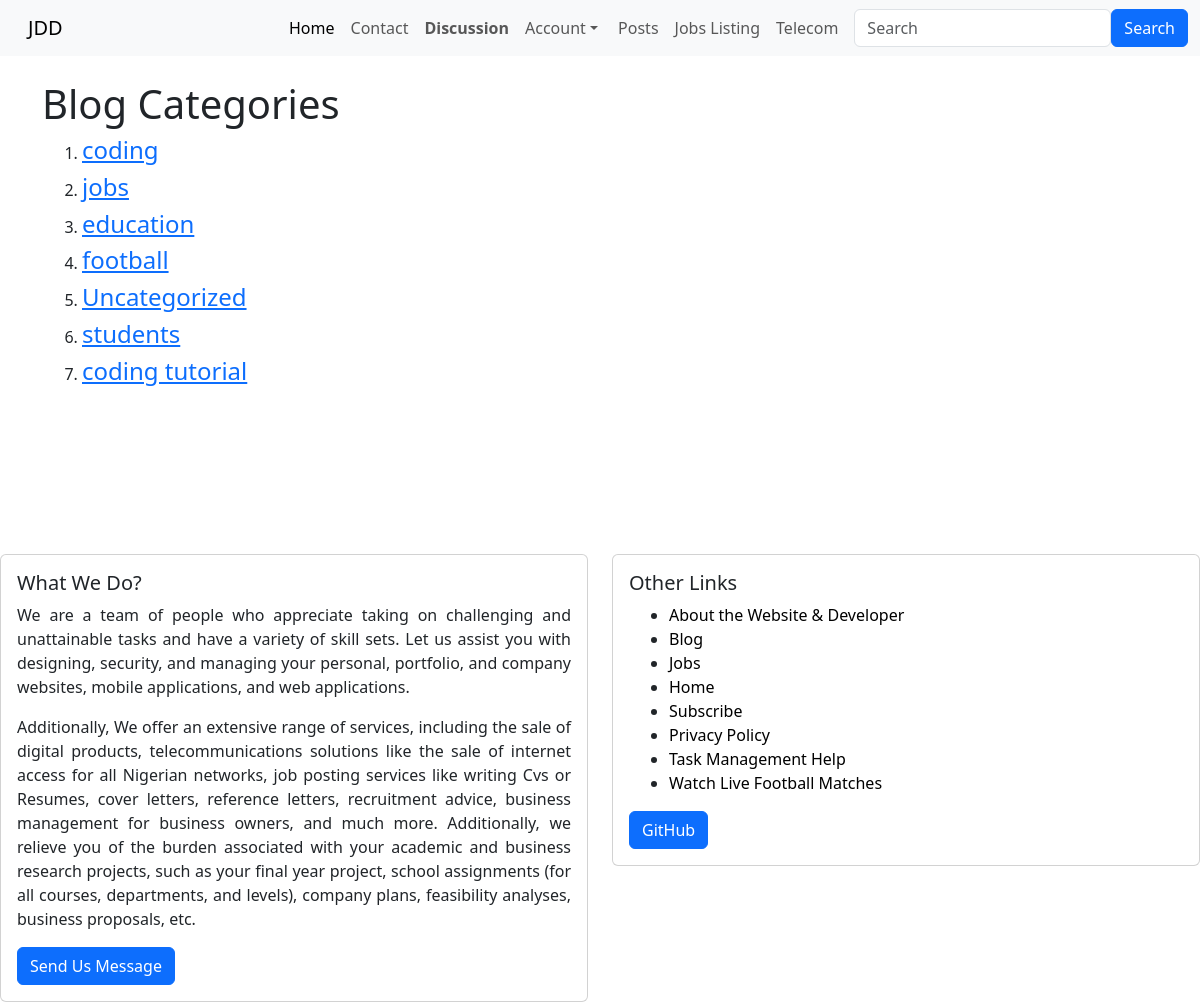
The page /view_category/ on the database as committed earlier.
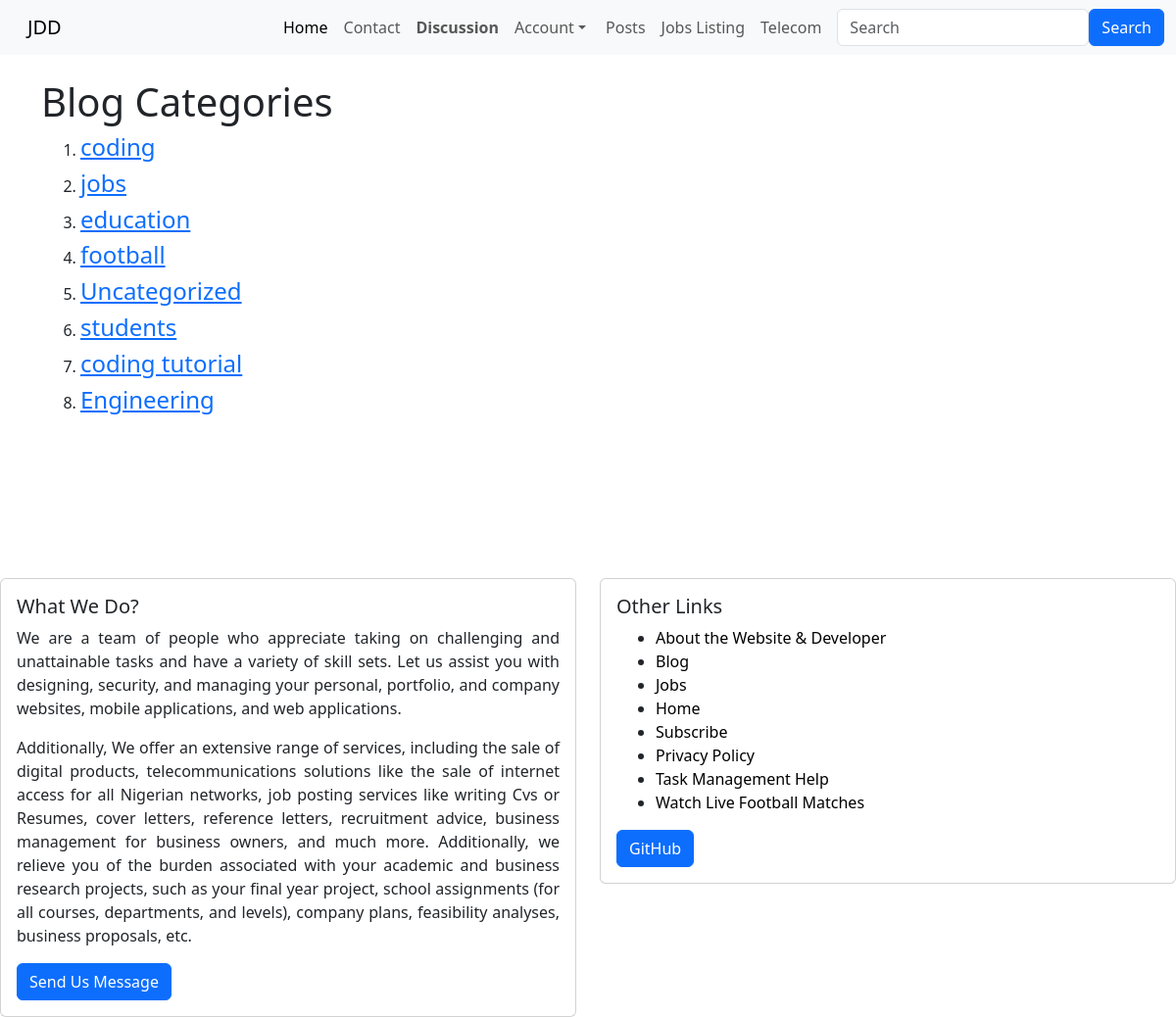
The same page on the database as committed later.
### index/models.py (models this page shows, shortened)
class BlogCategory(models.Model):
    name = models.CharField(max_length= 150, unique=True)
    def __str__(self):
        return self.name

### index/views.py (the view)
# urls.py: path('view_category/', views.ListCategory, name='view_category'),
def ListCategory(request):
    category_list = models.BlogCategory.objects.all()
    return render(request, 'home/category_list.html', {
            'category_list': category_list
    })

### index/templates/home/category_list.html (shortened to what this page needs)
{% extends 'home/base.html' %}
{% block body %}
<h1>Blog Categories</h1>
    {% if category_list %}
        <ol>
            {% for item in category_list %}
            <li>
                <h4><a href="{% url 'index:category_list' item %}">  {{item}} </a></h4>
            </li>
{% endfor %} <br><br>
    </ol>
    {% endif %}
{% endblock %}

Rows that differ between the two databases and show on the page:
added BlogCategory: name "Engineering"
